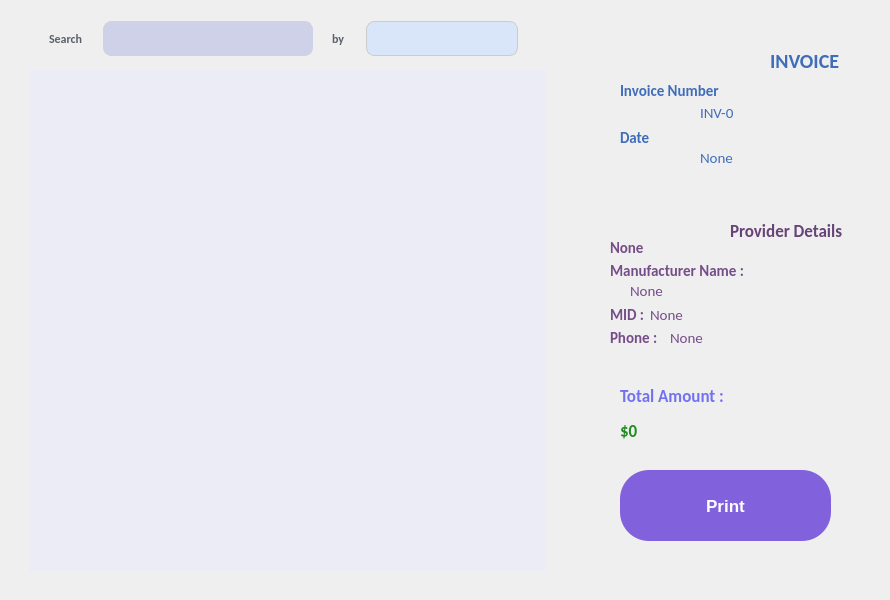
<?xml version="1.0" encoding="UTF-8"?>
<ui version="4.0">
 <class>purchase_invoice_window</class>
 <widget class="QDialog" name="purchase_invoice_window">
  <property name="geometry">
   <rect>
    <x>0</x>
    <y>0</y>
    <width>890</width>
    <height>600</height>
   </rect>
  </property>
  <property name="minimumSize">
   <size>
    <width>890</width>
    <height>600</height>
   </size>
  </property>
  <property name="maximumSize">
   <size>
    <width>890</width>
    <height>600</height>
   </size>
  </property>
  <property name="windowTitle">
   <string>Dialog</string>
  </property>
  <property name="styleSheet">
   <string notr="true">QDialog #purchase_invoice_window {
	background-image : url(:/Images/InvoiceWindowBackground.png);
}</string>
  </property>
  <widget class="QTableView" name="TV_items">
   <property name="geometry">
    <rect>
     <x>30</x>
     <y>70</y>
     <width>515</width>
     <height>501</height>
    </rect>
   </property>
   <property name="styleSheet">
    <string notr="true">QTableView {
	background-color : #ebecf5;
	border-radius : 10 px;
}

QScrollBar:vertical {
  background-color: #d3d3d3; /* Change to the desired color */
}

QScrollBar::handle:vertical {
  background-color: #c5b4ee; /* Change to the desired color */
}
</string>
   </property>
  </widget>
  <widget class="QWidget" name="rightWidget" native="true">
   <property name="geometry">
    <rect>
     <x>580</x>
     <y>20</y>
     <width>290</width>
     <height>550</height>
    </rect>
   </property>
   <property name="minimumSize">
    <size>
     <width>290</width>
     <height>550</height>
    </size>
   </property>
   <property name="maximumSize">
    <size>
     <width>290</width>
     <height>550</height>
    </size>
   </property>
   <property name="styleSheet">
    <string notr="true">#rightWidget {
	background-image : url(:/Images/InvoiceRightWidgetBackground.png);
	border-radius : 20px;
}</string>
   </property>
   <widget class="QWidget" name="providerDetailsWidget" native="true">
    <property name="geometry">
     <rect>
      <x>20</x>
      <y>190</y>
      <width>250</width>
      <height>150</height>
     </rect>
    </property>
    <property name="styleSheet">
     <string notr="true">#providerDetailsWidget {
	background-image : url(:/Images/InvoiceUserDetailsBackground.png);
	border-radius : 20px;
}</string>
    </property>
    <widget class="QLabel" name="label_6">
     <property name="geometry">
      <rect>
       <x>130</x>
       <y>10</y>
       <width>115</width>
       <height>21</height>
      </rect>
     </property>
     <property name="styleSheet">
      <string notr="true">font-family: Calibri;
font-size: 17px;
color: #674478;
font-weight: bold;
text-transform: none;</string>
     </property>
     <property name="text">
      <string>Provider Details</string>
     </property>
    </widget>
    <widget class="QLabel" name="LB_MID">
     <property name="geometry">
      <rect>
       <x>50</x>
       <y>95</y>
       <width>141</width>
       <height>19</height>
      </rect>
     </property>
     <property name="styleSheet">
      <string notr="true">font-family: Calibri;
font-size: 15px;
color: #754d88;
font-weight: normal;
text-transform: none;</string>
     </property>
     <property name="text">
      <string>None</string>
     </property>
    </widget>
    <widget class="QLabel" name="LB_phone">
     <property name="geometry">
      <rect>
       <x>70</x>
       <y>120</y>
       <width>141</width>
       <height>16</height>
      </rect>
     </property>
     <property name="styleSheet">
      <string notr="true">font-family: Calibri;
font-size: 15px;
color: #754d88;
font-weight: normal;
text-transform: none;</string>
     </property>
     <property name="text">
      <string>None</string>
     </property>
    </widget>
    <widget class="QLabel" name="label_7">
     <property name="geometry">
      <rect>
       <x>10</x>
       <y>50</y>
       <width>191</width>
       <height>21</height>
      </rect>
     </property>
     <property name="styleSheet">
      <string notr="true">font-family: Calibri;
font-size: 15px;
color: #754d88;
font-weight: bold;
text-transform: none;</string>
     </property>
     <property name="text">
      <string>Manufacturer Name :</string>
     </property>
    </widget>
    <widget class="QLabel" name="LB_providerName">
     <property name="geometry">
      <rect>
       <x>10</x>
       <y>30</y>
       <width>131</width>
       <height>16</height>
      </rect>
     </property>
     <property name="styleSheet">
      <string notr="true">font-family: Calibri;
font-size: 15px;
color: #754d88;
font-weight: bold;
text-transform: none;</string>
     </property>
     <property name="text">
      <string>None</string>
     </property>
    </widget>
    <widget class="QLabel" name="label_9">
     <property name="geometry">
      <rect>
       <x>10</x>
       <y>95</y>
       <width>41</width>
       <height>19</height>
      </rect>
     </property>
     <property name="styleSheet">
      <string notr="true">font-family: Calibri;
font-size: 15px;
color: #754d88;
font-weight: bold;
text-transform: none;</string>
     </property>
     <property name="text">
      <string>MID : </string>
     </property>
    </widget>
    <widget class="QLabel" name="LB_manufacturerName">
     <property name="geometry">
      <rect>
       <x>30</x>
       <y>70</y>
       <width>201</width>
       <height>21</height>
      </rect>
     </property>
     <property name="styleSheet">
      <string notr="true">font-family: Calibri;
font-size: 15px;
color: #754d88;
font-weight: normal;
text-transform: none;</string>
     </property>
     <property name="text">
      <string>None</string>
     </property>
    </widget>
    <widget class="QLabel" name="label_13">
     <property name="geometry">
      <rect>
       <x>10</x>
       <y>120</y>
       <width>81</width>
       <height>16</height>
      </rect>
     </property>
     <property name="styleSheet">
      <string notr="true">font-family: Calibri;
font-size: 15px;
color: #754d88;
font-weight: bold;
text-transform: none;</string>
     </property>
     <property name="text">
      <string>Phone :</string>
     </property>
    </widget>
   </widget>
   <widget class="QWidget" name="invoiceDetailsWidget" native="true">
    <property name="geometry">
     <rect>
      <x>20</x>
      <y>20</y>
      <width>250</width>
      <height>140</height>
     </rect>
    </property>
    <property name="styleSheet">
     <string notr="true">#invoiceDetailsWidget {
	background-image : url(:/Images/InvoiceDetailsBackground.png);
	border-radius : 20px;
}</string>
    </property>
    <widget class="QLabel" name="label">
     <property name="geometry">
      <rect>
       <x>20</x>
       <y>40</y>
       <width>141</width>
       <height>21</height>
      </rect>
     </property>
     <property name="styleSheet">
      <string notr="true">font-family: Calibri;
font-size: 15px;
color: #406db9;
font-weight: bold;
text-transform: none;</string>
     </property>
     <property name="text">
      <string>Invoice Number</string>
     </property>
    </widget>
    <widget class="QLabel" name="LB_invoiceNumber">
     <property name="geometry">
      <rect>
       <x>100</x>
       <y>65</y>
       <width>91</width>
       <height>16</height>
      </rect>
     </property>
     <property name="styleSheet">
      <string notr="true">font-family: Calibri;
font-size: 15px;
color: #406db9;
font-weight: normal;
text-transform: none;</string>
     </property>
     <property name="text">
      <string>INV-0</string>
     </property>
    </widget>
    <widget class="QLabel" name="label_3">
     <property name="geometry">
      <rect>
       <x>20</x>
       <y>90</y>
       <width>101</width>
       <height>16</height>
      </rect>
     </property>
     <property name="styleSheet">
      <string notr="true">font-family: Calibri;
font-size: 15px;
color: #406db9;
font-weight: bold;
text-transform: none;</string>
     </property>
     <property name="text">
      <string>Date </string>
     </property>
    </widget>
    <widget class="QLabel" name="LB_date">
     <property name="geometry">
      <rect>
       <x>100</x>
       <y>110</y>
       <width>101</width>
       <height>16</height>
      </rect>
     </property>
     <property name="styleSheet">
      <string notr="true">font-family: Calibri;
font-size: 15px;
color: #406db9;
font-weight: normal;
text-transform: none;</string>
     </property>
     <property name="text">
      <string>None</string>
     </property>
    </widget>
    <widget class="QLabel" name="label_5">
     <property name="geometry">
      <rect>
       <x>450</x>
       <y>20</y>
       <width>37</width>
       <height>12</height>
      </rect>
     </property>
     <property name="text">
      <string>TextLabel</string>
     </property>
    </widget>
    <widget class="QLabel" name="label_19">
     <property name="geometry">
      <rect>
       <x>170</x>
       <y>10</y>
       <width>71</width>
       <height>21</height>
      </rect>
     </property>
     <property name="styleSheet">
      <string notr="true">font-family: Calibri;
font-size: 20px;
color: #406db9;
font-weight: bold;
text-transform: none;</string>
     </property>
     <property name="text">
      <string>INVOICE</string>
     </property>
    </widget>
   </widget>
   <widget class="QPushButton" name="PB_print">
    <property name="geometry">
     <rect>
      <x>40</x>
      <y>450</y>
      <width>211</width>
      <height>71</height>
     </rect>
    </property>
    <property name="cursor">
     <cursorShape>PointingHandCursor</cursorShape>
    </property>
    <property name="styleSheet">
     <string notr="true">QPushButton {
	background-color:#8261dc;
	border-radius:29px;
	display:inline-block;
	cursor:pointer;
	color:#ffffff;
	font-family:Arial;
	font-size:17px;
	font-weight:bold;
	padding:21px 45px;
	text-decoration:none;
	text-shadow:0px 1px 0px #2f6627;
}

QPushButton:hover {
	background-color:#a38be5;
}

QPushButton:active {
		position:relative;
	top:1px;
}
</string>
    </property>
    <property name="text">
     <string>Print</string>
    </property>
   </widget>
   <widget class="QLabel" name="label_14">
    <property name="geometry">
     <rect>
      <x>40</x>
      <y>350</y>
      <width>111</width>
      <height>51</height>
     </rect>
    </property>
    <property name="styleSheet">
     <string notr="true">font-family: Calibri;
font-size: 17px;
color: #7272f1;
font-weight: bold;
text-transform: none;</string>
    </property>
    <property name="text">
     <string>Total Amount : </string>
    </property>
   </widget>
   <widget class="QLabel" name="LB_amount">
    <property name="geometry">
     <rect>
      <x>40</x>
      <y>390</y>
      <width>211</width>
      <height>41</height>
     </rect>
    </property>
    <property name="styleSheet">
     <string notr="true">font-family: Calibri;
font-size: 17px;
color: #228b22;
font-weight: bold;
text-transform: none;</string>
    </property>
    <property name="text">
     <string>$0</string>
    </property>
   </widget>
  </widget>
  <widget class="QWidget" name="layoutWidget">
   <property name="geometry">
    <rect>
     <x>30</x>
     <y>20</y>
     <width>511</width>
     <height>37</height>
    </rect>
   </property>
   <layout class="QHBoxLayout" name="horizontalLayout_2">
    <property name="spacing">
     <number>0</number>
    </property>
    <item>
     <widget class="QLabel" name="LB_search">
      <property name="sizePolicy">
       <sizepolicy hsizetype="Maximum" vsizetype="Maximum">
        <horstretch>0</horstretch>
        <verstretch>0</verstretch>
       </sizepolicy>
      </property>
      <property name="minimumSize">
       <size>
        <width>35</width>
        <height>35</height>
       </size>
      </property>
      <property name="maximumSize">
       <size>
        <width>35</width>
        <height>35</height>
       </size>
      </property>
      <property name="styleSheet">
       <string notr="true">font-family: Calibri;
font-size: 12px;
color: #5a606b;
font-weight: bold;
text-transform: none;</string>
      </property>
      <property name="text">
       <string>Search</string>
      </property>
     </widget>
    </item>
    <item>
     <widget class="QLineEdit" name="LE_search">
      <property name="minimumSize">
       <size>
        <width>210</width>
        <height>35</height>
       </size>
      </property>
      <property name="maximumSize">
       <size>
        <width>210</width>
        <height>35</height>
       </size>
      </property>
      <property name="styleSheet">
       <string notr="true">QLineEdit {
	background-color: #ced1e7;
	border-radius:8px;
	border:1px solid #ced1e7;
	display:inline-block;
	cursor:text;
	color : #2c2c3b;
	font-family:Impactl;
	font-size:10px;
	font-weight:bold;
	padding:10px 10px;
}
</string>
      </property>
     </widget>
    </item>
    <item>
     <widget class="QLabel" name="LB_by">
      <property name="sizePolicy">
       <sizepolicy hsizetype="Maximum" vsizetype="Maximum">
        <horstretch>0</horstretch>
        <verstretch>0</verstretch>
       </sizepolicy>
      </property>
      <property name="minimumSize">
       <size>
        <width>15</width>
        <height>35</height>
       </size>
      </property>
      <property name="maximumSize">
       <size>
        <width>15</width>
        <height>35</height>
       </size>
      </property>
      <property name="styleSheet">
       <string notr="true">font-family: Calibri;
font-size: 12px;
color: #5a606b;
font-weight: bold;
text-transform: none;</string>
      </property>
      <property name="text">
       <string>by</string>
      </property>
     </widget>
    </item>
    <item>
     <widget class="QComboBox" name="CB_searchBy">
      <property name="minimumSize">
       <size>
        <width>152</width>
        <height>35</height>
       </size>
      </property>
      <property name="maximumSize">
       <size>
        <width>135</width>
        <height>35</height>
       </size>
      </property>
      <property name="cursor">
       <cursorShape>PointingHandCursor</cursorShape>
      </property>
      <property name="styleSheet">
       <string notr="true">QComboBox {
    /* Background and Border */
    background-color: #d9e5f8;
    border: 1px solid #CCCCCC;
    border-radius: 8px;
    padding: 8px 10px;
    min-width: 130px;
}

QComboBox::drop-down {
    /* Dropdown Arrow */
    subcontrol-origin: padding;
    subcontrol-position: right;
    width: 30px;
    border-left-width: 0px;
    border-left-color: #CCCCCC;
    border-left-style: solid;
    border-top-right-radius: 3px;
    border-bottom-right-radius: 4px;
    background: transparent;
}

QComboBox::down-arrow {
    /* Dropdown Arrow Icon */
    image: url(:/Images/icons/downChevronComboBox.png);
}

QComboBox QAbstractItemView {
    /* Dropdown List */
    background-color: #FFFFFF;
    border: 1px solid #CCCCCC;
    border-radius: 4px;
    padding: 2px;
    outline: none;
}

QComboBox QAbstractItemView::item {
    /* List Item */
    padding: 4px 8px;
}

QComboBox QAbstractItemView::item:hover {
    /* Hovered Item */
    background-color: #999fff;
	border-radius: 8px;
}

</string>
      </property>
     </widget>
    </item>
   </layout>
  </widget>
 </widget>
 <resources/>
 <connections/>
</ui>
